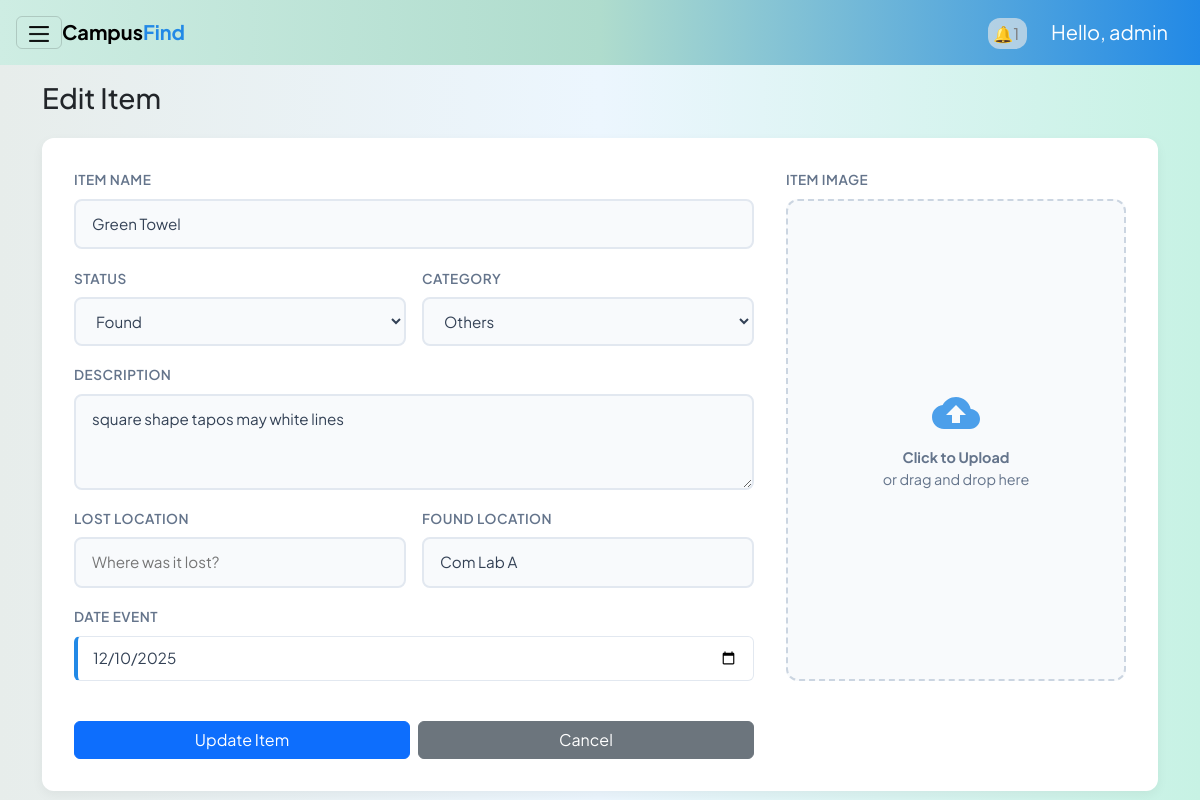
The app's page /interfaces/admin/myposts_admin.php?action=edit&id=6 (signed in) with its own data.
### tables this page shows
CREATE TABLE items (
        id INTEGER PRIMARY KEY AUTOINCREMENT,
        user_id INTEGER NOT NULL,
        title TEXT NOT NULL,
        description TEXT,
        item_status TEXT NOT NULL,     -- 'lost' or 'found'
        category_id INTEGER,
        location_lost TEXT,
        location_found TEXT,
        date_lost_or_found DATE,
        current_location TEXT,
        image_path TEXT,
        created_at DATETIME DEFAULT CURRENT_TIMESTAMP,
        -- updated_at DATETIME DEFAULT CURRENT_TIMESTAMP,
        claimed_by_user_id INTEGER,
        claimed_at DATETIME,

        FOREIGN KEY (user_id) REFERENCES users(id) ON DELETE CASCADE,
        FOREIGN KEY (claimed_by_user_id) REFERENCES users(id) ON DELETE SET NULL,
        FOREIGN KEY (category_id) REFERENCES categories(id)
    );

CREATE TABLE categories (
        id INTEGER PRIMARY KEY AUTOINCREMENT,
        name TEXT UNIQUE NOT NULL
    );

### interfaces/admin/myposts_admin.php (the view, shortened to what this page needs)
<?php
$admin = $_SESSION["user"];
$db = get_db();
$action = $_GET["action"] ?? "list";
?>
<!DOCTYPE html>
<html lang="en">
<head>
    <link rel="stylesheet" href="../../reusable/header.css">
    <link rel="stylesheet" href="../../reusable/cards.css">
    <link rel="stylesheet" href="../../reusable/form.css">
    <link rel="stylesheet" href="../../reusable/hero.css">
    <link href="https://cdn.jsdelivr.net/npm/bootstrap@5.3.8/dist/css/bootstrap.min.css" rel="stylesheet">
</head>
<body class="m-0 border-0 bd-example m-0 border-0">
    <nav class="navbar p-3 sticky-top">
        <button class="navbar-toggler" type="button" data-bs-toggle="offcanvas"
                data-bs-target="#offcanvasWithBothOptions" aria-controls="offcanvasWithBothOptions"
                aria-expanded="false" aria-label="Toggle navigation">
            <img src="/assets/hamburger.png" alt="hamburger icon" width="20px" height="20px">
        </button>
        <strong><a class="navbar-brand me-auto d-none d-md-inline" href="#">Campus<span class = "find">Find</a></strong>
        <?php
        $adminId = $_SESSION['user']['id'];
        $notifCount = $db->querySingle("
            SELECT COUNT(*)
            FROM notifications
            WHERE status = 'unread' AND notify_to = $adminId AND type = 'to_admin'
        ");
        ?>
        <div class = "ms-auto">
            <a href="myposts_admin.php" class="notif mx-4">
                🔔<?= $notifCount ?>
            </a>
            <a class="navbar-brand text-white" href="#">Hello, <?php echo htmlspecialchars($admin["username"]); ?></a>
        </div>
    </nav>
<div class="container my-3">
    <?php if ($action === "create"): ?>
        <h3 class="mb-4" style="font-weight: 700; color: #334155;">Post New Item</h3>
        <form method="post" action="?action=store" enctype="multipart/form-data">
            <div class="form-grid-layout">
                <div class="form-left">
                    <div class="input-group-modern">
                        <label>Item Name</label>
                        <input type="text" name="title" placeholder="e.g. Blue Jansport Backpack" required>
                    </div>
                    <div class="form-row">
                        <div class="input-group-modern">
                            <label>Status</label>
                            <select name="item_status" id="status" required>
                                <option value="">Select Status</option>
                                <option value="lost">Lost</option>
                                <option value="found">Found</option>
                            </select>
                        </div>
                        <div class="input-group-modern">
                            <label>Category</label>
                            <select name="category_id" id="category_id" required>
                                <option value="">Select Category</option>
                                <?php
                                $catQ = $db->query("SELECT * FROM categories ORDER BY name");
                                while($c = $catQ->fetchArray(SQLITE3_ASSOC)):
                                ?>
                                    <option value="<?= $c['id']; ?>">
                                        <?= ucfirst(str_replace('_', ' ', $c['name'])); ?>
                                    </option>
                                <?php endwhile; ?>
                            </select>
                        </div>
                    </div>
                    <div class="input-group-modern">
                        <label>Description</label>
                        <textarea name="description" rows="3" placeholder="Describe the item (color, distinctive marks, brand)..."></textarea>
                    </div>
                    <div class="form-row">
                        <div class="input-group-modern">
                            <label>Lost Location</label>
                            <input type="text" name="location_lost" id="location_lost" placeholder="Where was it lost?">
                        </div>
                        <div class="input-group-modern">
                            <label>Found Location</label>
                            <input type="text" name="location_found" id="location_found" placeholder="Where was it found?" disabled>
                        </div>
                    </div>
                    <div class="form-row">
                        <div class="input-group-modern">
                            <label id="dateLabel">Date Event</label>
                            <div class="date-card">
                                <input type="date" name="date_lost_or_found" id="date_lost_or_found" style="border:none; background:transparent; padding:0;">
                            </div>
                        </div>
                    </div>
                </div>
                <div class="form-right">
                    <div class="input-group-modern" style="height: 100%;">
                        <label>Item Image</label>
                        <div class="image-upload-wrapper">
                            <input type="file" name="item_image" id="file-input-real" accept="image/*" onchange="previewImage(event)">
                            <img id="image-preview" src="#" alt="Image Preview">
                            <div class="upload-placeholder" id="upload-placeholder">
                                <svg xmlns="http://www.w3.org/2000/svg" viewBox="0 0 24 24"><path d="M19.35 10.04C18.67 6.59 15.64 4 12 4 9.11 4 6.6 5.64 5.35 8.04 2.34 8.36 0 10.91 0 14c0 3.31 2.69 6 6 6h13c2.76 0 5-2.24 5-5 0-2.64-2.05-4.78-4.65-4.96zM14 13v4h-4v-4H7l5-5 5 5h-3z"/></svg>
                                <p><strong>Click to Upload</strong><br>or drag and drop here</p>
                            </div>
                        </div>
                    </div>
                </div>
                    <div class="d-flex gap-2 mt-2">
                        <button class="btn btn-primary w-50" type="submit">Publish Post</button>
                        <a class="btn btn-secondary w-50" href="dashboard_admin.php" style="background-color: #cbd5e1; color: #334155; border:none;">Cancel</a>
                    </div>
            </div>
        </form>
        <script>
            function previewImage(event) {
                const input = event.target;
                const preview = document.getElementById('image-preview');
                const placeholder = document.getElementById('upload-placeholder');
                if (input.files && input.files[0]) {
                    const reader = new FileReader();
                    reader.onload = function(e) {
                        preview.src = e.target.result;
                        preview.style.display = 'block';
                        placeholder.style.display = 'none';
                    }
                    reader.readAsDataURL(input.files[0]);
                }
            }
        </script>
    <?php elseif ($action === "edit"):
    $id = (int)($_GET["id"] ?? 0);
    $stmt = $db->prepare("SELECT * FROM items WHERE id = ?");
    $stmt->bindValue(1, $id, SQLITE3_INTEGER);
    $res = $stmt->execute();
    $item = $res->fetchArray(SQLITE3_ASSOC);
    if ($item): ?>
        <h3 class="mb-4">Edit Item</h3>
        <form method="post" action="?action=edit" enctype="multipart/form-data">
            <div class="form-grid-layout">
                <div class="form-left">
                <div class="input-group-modern">
                    <label>Item Name</label>
                    <input type="text" name="title" placeholder="e.g. Blue Jansport Backpack"
                        value="<?php echo htmlspecialchars($item['title']); ?>" required>
                </div>
                <div class="form-row">
                    <div class="input-group-modern">
                        <label>Status</label>
                        <select name="item_status" id="status" required>
                            <option value="found" <?php if($item['item_status']=='found') echo 'selected'; ?>>Found</option>
                        </select>
                    </div>
                    <div class="input-group-modern">
                        <label>Category</label>
                        <select name="category_id" id="category_id" required>
                            <?php
                            $catQ = $db->query("SELECT * FROM categories ORDER BY name");
                            while($c = $catQ->fetchArray(SQLITE3_ASSOC)):
                            ?>
                                <option value="<?= $c['id']; ?>"
                                    <?= ($item['category_id'] == $c['id']) ? 'selected' : '' ?>>
                                    <?= ucfirst(str_replace('_', ' ', $c['name'])); ?>
                                </option>
                            <?php endwhile; ?>
                        </select>
                    </div>
                </div>
                <div class="input-group-modern">
                    <label>Description</label>
                    <textarea name="description" rows="3"
                            placeholder="Describe the item (color, distinctive marks, brand)..."><?php
                        echo htmlspecialchars($item['description']); ?></textarea>
                </div>
                <div class="form-row">
                    <div class="input-group-modern">
                        <label>Lost Location</label>
                        <input type="text" name="location_lost" id="location_lost"
                            placeholder="Where was it lost?"
                            value="<?php echo htmlspecialchars($item['location_lost']); ?>">
                    </div>
                    <div class="input-group-modern">
                        <label>Found Location</label>
                        <input type="text" name="location_found" id="location_found"
                            placeholder="Where was it found?"
                            value="<?php echo htmlspecialchars($item['location_found']); ?>" disabled>
                    </div>
                </div>
                <div class="form-row">
                    <div class="input-group-modern">
                        <label id="dateLabel">Date Event</label>
                        <div class="date-card">
                            <input type="date" name="date_lost_or_found" id="date_lost_or_found"
                                value="<?php echo htmlspecialchars($item['date_lost_or_found']); ?>"
                                style="border:none; background:transparent; padding:0;">
                        </div>
                    </div>
                </div>
            </div>
            <div class="form-right">
                <div class="input-group-modern" style="height: 100%;">
                    <label>Item Image</label>
                    <div class="image-upload-wrapper">
                        <div class="upload-placeholder" id="upload-placeholder"
                            style="<?php if (!empty($item['image_path'])) echo 'display:none;'; ?>">
                            <svg xmlns="http://www.w3.org/2000/svg" viewBox="0 0 24 24">
                                <path d="M19.35 10.04C18.67 6.59 15.64 4 12 4 9.11 4 6.6 5.64 5.35 8.04 2.34 8.36 0 10.91 0 14c0 3.31 2.69 6 6 6h13c2.76 0 5-2.24 5-5 0-2.64-2.05-4.78-4.65-4.96zM14 13v4h-4v-4H7l5-5 5 5h-3z"/>
                            </svg>
                            <p><strong>Click to Upload</strong><br>or drag and drop here</p>
                        </div>
                    </div>
                </div>
            </div>
                <div class="d-flex gap-2 mt-2">
                    <button class="btn btn-primary w-100" type="submit">Update Item</button>
                    <a class="btn btn-secondary w-100" href="dashboard_admin.php">Cancel</a>
                </div>
        </form>
    <?php else: ?>
        <p>Item not found.</p>
        <a class="btn btn-secondary" href="dashboard_admin.php">Back</a>
    <?php endif; ?>
    <?php endif; ?>
</div>
  </body>
</html>

### records on screen
items: title "Green Towel", item_status "Found", category_id "Others", description "square shape tapos may white lines", location_found "Com Lab A", date_lost_or_found "12/10/2025"

### other values on screen
$notifCount "1"
$admin["username"] "admin"
